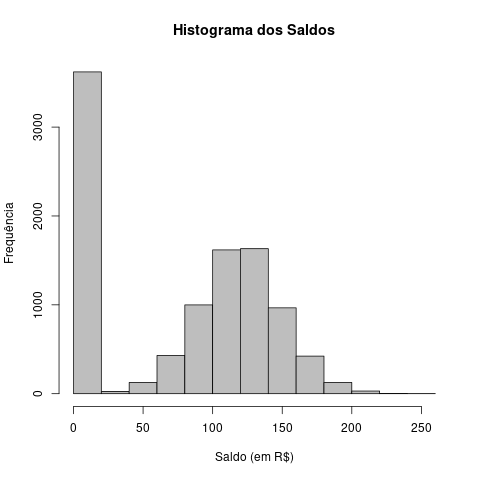

This figure's R source:
Saldo <- as.numeric(gsub('[R$,]', '', DATASET.MQA$Saldo))
png("HistogramaSaldo.png")
hist(Saldo, col = "grey", ylab = "Frequência", xlab = "Saldo (em R$)", main = "Histograma dos Saldos")
dev.off()
